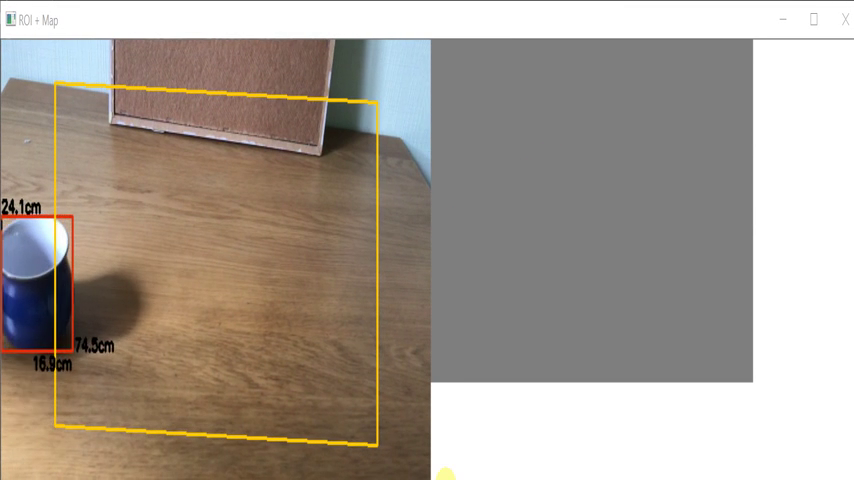
#> input picture frame 68 of screencast.mp4, 854 x 480 px, given in place of input_blue_mug.mov, which was not available
$ python projector.py
#> lines starting #> are read from the running program, lines starting #| are printed output that depends on the picture; after the words box and inside, x2 and y2 are one past the last pixel; in counts of white or black regions, pixels touching at a corner belong together; pictures that were not available may be replaced by others from this repository, and a replacement may not be noted
import cv2
import imutils
import numpy as np

def resize(img, ratio):

    w = int(img.shape[1] * ratio)
    h = int(img.shape[0] * ratio)
    img = cv2.resize(img, (w, h), interpolation=cv2.INTER_AREA)
    return img

def detect_color(img, color_hsv, check_size=False):

    hsv = cv2.cvtColor(img, cv2.COLOR_BGR2HSV)

    lower = np.array(color_hsv[0], dtype="uint8")
    upper = np.array(color_hsv[1], dtype="uint8")

    mask = cv2.inRange(hsv, lower, upper)

    cnts = cv2.findContours(mask.copy(), cv2.RETR_EXTERNAL, cv2.CHAIN_APPROX_NONE)
    cnts = imutils.grab_contours(cnts)

    if len(cnts) == 0:
        rect_center = None
        return img, rect_center, None

    else:
        cnt_to_draw = sorted(cnts, key=cv2.contourArea, reverse=True)[0]

        if check_size and cv2.contourArea(cnt_to_draw) < 2000:
            rect_center = None
            return img, rect_center, None
        else:
            (x, y, w, h) = cv2.boundingRect(cnt_to_draw)
            cv2.rectangle(img, (x, y), (x + w, y + h), (8, 46, 225), 2)
            rect_center = (int(x+w/2), int(y+h/2))
            return img, rect_center, (x, y, w, h)


def get_pts(img):
    h, w, _ = img.shape
    tl = (int(w / 8), int(h / 8) - 10)
    tr = (int(7 / 8 * w), int(h / 7))
    bl = (int(w / 8), int(7 / 8 * h))
    br = (int(7 / 8 * w),
          int((tl[1] - tr[1]) / (tl[0] - tr[0]) * (int(7 / 8 * w) - bl[0]) + bl[1]))

    return tl, tr, bl, br

def get_ROI(img, tl, tr, bl, br):

    color = (0, 204, 255)
    cv2.line(img, tl, tr, color, 2)
    cv2.line(img, tr, br, color, 2)
    cv2.line(img, bl, br, color, 2)
    cv2.line(img, tl, bl, color, 2)

def perspective_transfrom(image, tl, tr, bl, br):

    corner_pt = np.float32([tl, tr, br, bl])
    w_tr = int(np.sqrt((br[0] - bl[0]) ** 2 + (br[1] - bl[1]) ** 2))
    h_tr = int(bl[1] - tl[1])

    img_params = np.float32([[0, 0], [w_tr, 0], [w_tr, h_tr], [0, h_tr]])

    matrix = cv2.getPerspectiveTransform(corner_pt, img_params)
    img_transformed = cv2.warpPerspective(image, matrix, (w_tr, h_tr))

    return matrix, img_transformed

def pt_transform(matrix, points):

    pts = np.float32(points).reshape(-1, 1, 2)
    transformed_pts = cv2.perspectiveTransform(pts, matrix)

    return transformed_pts[0][0][0], transformed_pts[0][0][1]

x1, y1 = 80, 6
x2, y2 = 383, 22

pxl_ref = int(np.sqrt((x2-x1)**2 + (y2-y1)**2))
ratio = 44.5 / pxl_ref

def pxl2cm(len_pxl, ratio):
    return round(len_pxl * ratio, 1)

def get_kb(xl, xr, yl, yr):
    return (yl-yr)/(xl-xr), yl - (yl-yr)/(xl-xr) * xl

def get_dist(x, y, k, b):
    x0 = (y + 1/k*x - b) / (k + 1/k)
    y0 = k * ((y + 1/k*x - b) / (k + 1/k)) + b
    return int(np.sqrt((x0-x)**2 + (y0-y)**2))

def pipeline(img):

    blue_hsv = ((110, 0, 0), (120, 255, 255))
    img_detect, center, box = detect_color(img, blue_hsv, True)

    tl, tr, bl, br = get_pts(img)
    get_ROI(img_detect, tl, tr, bl, br)

    matrix, img_transformed = perspective_transfrom(img, tl, tr, bl, br)
    map = np.ones(img.shape, dtype=np.uint8) * 255
    map[:img_transformed.shape[0], :img_transformed.shape[1], :] = 127

    if center != None:

        center_transformed = pt_transform(matrix, center)
        x, y, w, h = box
        h_tr, w_tr, _ = img_transformed.shape

        dist_up = pxl2cm(int(center_transformed[1]), ratio)
        dist_down = pxl2cm(int(h_tr - center_transformed[1]), ratio)
        dist_left = pxl2cm(int(center_transformed[0]), ratio)
        dist_right = pxl2cm(int(w_tr - center_transformed[0]), ratio)

        cv2.circle(map, center_transformed, 5, (8, 46, 225), -1)

        cv2.putText(img_detect, str(dist_up)+'cm', (int(x), int(y-3)),
                    cv2.FONT_HERSHEY_SIMPLEX, 0.5, (0, 0, 0), 2)
        cv2.putText(img_detect, str(dist_down)+'cm', (int(x+w-60), int(y+h+15)),
                    cv2.FONT_HERSHEY_SIMPLEX, 0.5, (0, 0, 0), 2)
        cv2.putText(img_detect, str(dist_left)+'cm', (int(x-60), int(y+10)),
                    cv2.FONT_HERSHEY_SIMPLEX, 0.5, (0, 0, 0), 2)
        cv2.putText(img_detect, str(dist_right)+'cm', (int(x+w+3), int(y+h)),
                    cv2.FONT_HERSHEY_SIMPLEX, 0.5, (0, 0, 0), 2)

        return img_detect, map

    else:
        return img_detect, map


def main():
    video = cv2.VideoCapture('obj_detec\input_blue_mug.mov')

    while video.isOpened():

        ret, frame = video.read()
#> frame is the input picture: shape (480, 854, 3); mean B, G, R 146.8, 156.4, 166

        if not ret:
            break

        frame = resize(frame, 0.5)
#> in resize, `img = cv2.resize(img, (w, h), interpolation=cv2.INTER_AREA)`:
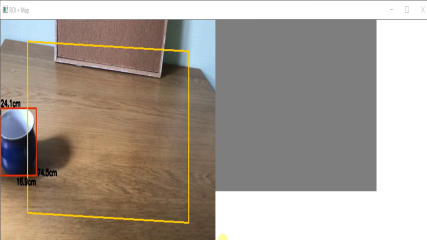
#> img: shape (240, 427, 3); mean of channels 0, 1, 2 146.9, 156.4, 166; drawn as B, G, R

        frame, map = pipeline(frame)
#> in detect_color, `hsv = cv2.cvtColor(img, cv2.COLOR_BGR2HSV)`: hsv: shape (240, 427, 3); mean H, S, V 12.5, 42.7, 168.5
#> in detect_color, `mask = cv2.inRange(hsv, lower, upper)`:
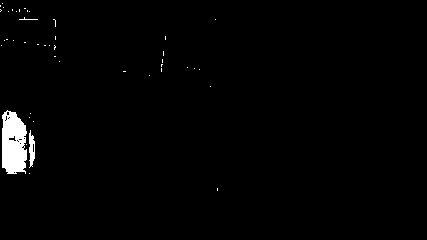
#> mask: shape (240, 427); 1.5% white; 45 white regions (42 under 20 px)
#> in detect_color, `cnts = cv2.findContours(mask.copy(), cv2.RETR_EXTERNAL, cv2.CHAIN_APPR..`: cnts = 45 contours, 43 with area under 20; largest, box (x1, y1, x2, y2) and area: (2, 110, 27, 174) 1262, (29, 130, 35, 168) 119
#> in detect_color, `cnt_to_draw = sorted(cnts, key=cv2.contourArea, reverse=True)[0]`: cnt_to_draw = contour of 168 points, box (x1, y1, x2, y2) (2, 110, 27, 174), area 1262
#> in pipeline, `tl, tr, bl, br = get_pts(img)`: tl = (53, 20); tr = (373, 34); bl = (53, 210); br = (373, 224)
#> in get_ROI, `cv2.line(img, tl, bl, color, 2)`:
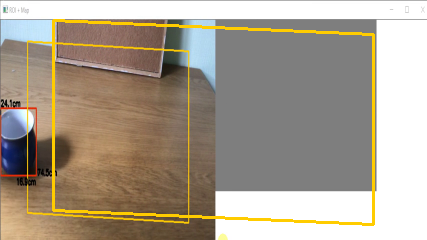
#> img: shape (240, 427, 3); mean of channels 0, 1, 2 142.7, 158.2, 169; drawn as B, G, R
#> in perspective_transfrom, `corner_pt = np.float32([tl, tr, br, bl])`: corner_pt = [[53, 20], [373, 34], [373, 224], [53, 210]]
#> in perspective_transfrom, `w_tr = int(np.sqrt((br[0] - bl[0]) ** 2 + (br[1] - bl[1]) ** 2))`: w_tr = 320
#> in perspective_transfrom, `h_tr = int(bl[1] - tl[1])`: h_tr = 190
#> in perspective_transfrom, `img_params = np.float32([[0, 0], [w_tr, 0], [w_tr, h_tr], [0, h_tr]])`: img_params = [[0, 0], [320, 0], [320, 190], [0, 190]]
#> in perspective_transfrom, `matrix = cv2.getPerspectiveTransform(corner_pt, img_params)`: matrix = [[1, 7.25e-18, -53], [-0.0438, 1, -17.68], [-8.76e-20, -2.62e-36, 1]]
#> in perspective_transfrom, `img_transformed = cv2.warpPerspective(image, matrix, (w_tr, h_tr))`:
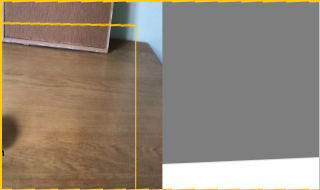
#> img_transformed: shape (190, 320, 3); mean of channels 0, 1, 2 116.4, 132.4, 145.1; drawn as B, G, R
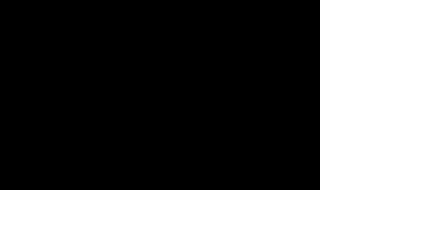
#> map: shape (240, 427, 3); values 127 (black) and 255 (white), 40.7% white; 1 white region, box (x1, y1, x2, y2) and area: (0, 0, 427, 240) 41680
        final_frame = np.hstack([frame, map])
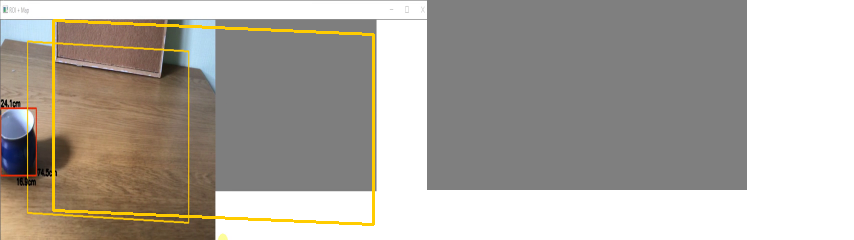
#> final_frame: shape (240, 854, 3); mean of channels 0, 1, 2 160.9, 168.6, 174; drawn as B, G, R

        cv2.imshow('ROI + Map', final_frame)
        if cv2.waitKey(20) & 0xFF == ord('q'):
#> (key q is pressed here)
            break

    cv2.destroyAllWindows()
    video.release()


if __name__ == '__main__':
    main()

$ run again, starting later in the video
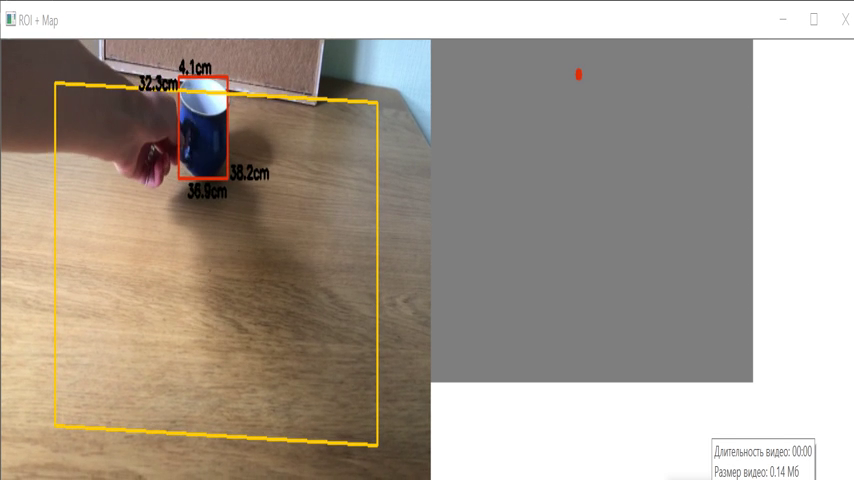
#> input picture frame 308 of screencast.mp4, 854 x 480 px, given in place of input_blue_mug.mov, which was not available
#> in main, frame is the input picture: shape (480, 854, 3); mean B, G, R 147.9, 159.1, 169
#> hsv: shape (240, 427, 3); mean H, S, V 11.4, 40.3, 170.2
#> in detect_color, `mask = cv2.inRange(hsv, lower, upper)`:
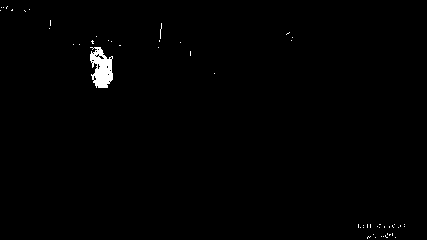
#> mask: shape (240, 427); 0.73% white; 53 white regions (52 under 20 px)
#> cnts = 53 contours, 52 with area under 20; largest, box (x1, y1, x2, y2) and area: (90, 47, 113, 88) 598
#> cnt_to_draw = contour of 143 points, box (x1, y1, x2, y2) (90, 47, 113, 88), area 598
#> in pipeline, `tl, tr, bl, br = get_pts(img)`: tl = (53, 20); tr = (373, 34); bl = (53, 210); br = (373, 224)
#> corner_pt = [[53, 20], [373, 34], [373, 224], [53, 210]]
#> w_tr = 320
#> h_tr = 190
#> img_params = [[0, 0], [320, 0], [320, 190], [0, 190]]
#> in perspective_transfrom, `matrix = cv2.getPerspectiveTransform(corner_pt, img_params)`: matrix = [[1, 7.25e-18, -53], [-0.0438, 1, -17.68], [-8.76e-20, -2.62e-36, 1]]
#> map: shape (240, 427, 3); values 127 (black) and 255 (white), 40.7% white; 1 white region, box (x1, y1, x2, y2) and area: (0, 0, 427, 240) 41680
#> in main, `final_frame = np.hstack([frame, map])`:
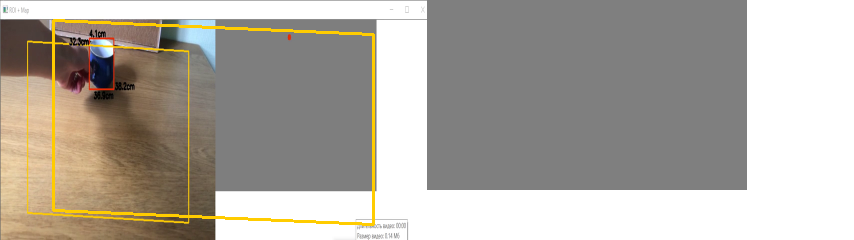
#> final_frame: shape (240, 854, 3); mean of channels 0, 1, 2 161.4, 169.8, 175.4; drawn as B, G, R
